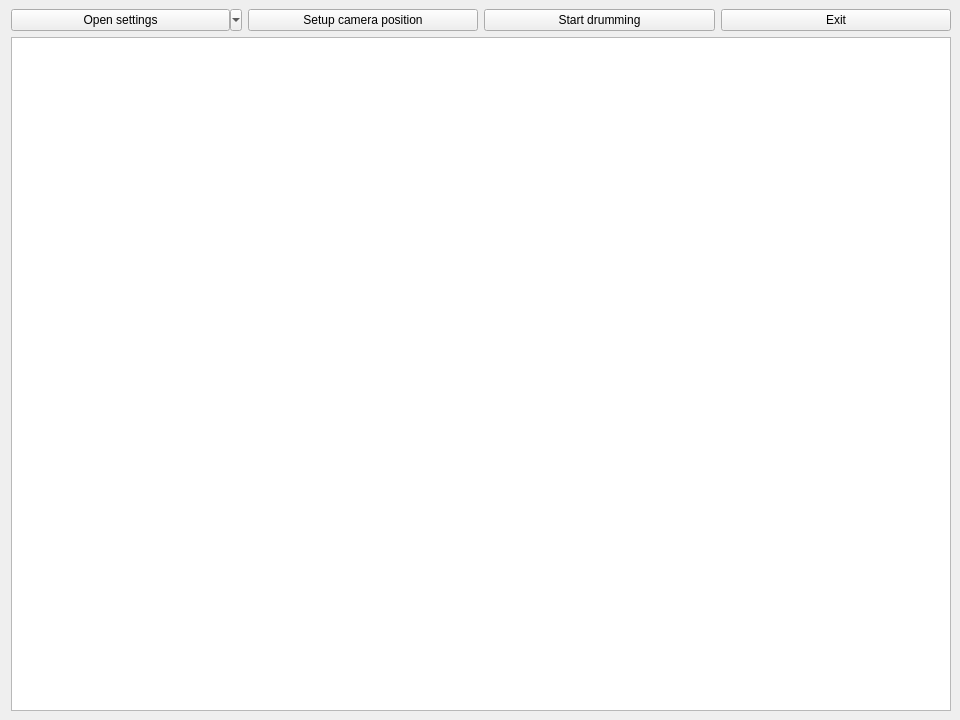
<?xml version="1.0" encoding="UTF-8"?>
<ui version="4.0">
 <class>MainWindow</class>
 <widget class="QMainWindow" name="MainWindow">
  <property name="geometry">
   <rect>
    <x>0</x>
    <y>0</y>
    <width>960</width>
    <height>720</height>
   </rect>
  </property>
  <property name="sizePolicy">
   <sizepolicy hsizetype="Fixed" vsizetype="Fixed">
    <horstretch>0</horstretch>
    <verstretch>0</verstretch>
   </sizepolicy>
  </property>
  <property name="minimumSize">
   <size>
    <width>0</width>
    <height>0</height>
   </size>
  </property>
  <property name="windowTitle">
   <string>MainWindow</string>
  </property>
  <property name="toolButtonStyle">
   <enum>Qt::ToolButtonTextBesideIcon</enum>
  </property>
  <widget class="QWidget" name="centralwidget">
   <layout class="QHBoxLayout" name="horizontalLayout">
    <property name="leftMargin">
     <number>11</number>
    </property>
    <item>
     <layout class="QVBoxLayout" name="verticalLayout">
      <item>
       <layout class="QHBoxLayout" name="horizontalLayout_2">
        <item>
         <widget class="QToolButton" name="toolButton_4">
          <property name="sizePolicy">
           <sizepolicy hsizetype="Minimum" vsizetype="Minimum">
            <horstretch>0</horstretch>
            <verstretch>0</verstretch>
           </sizepolicy>
          </property>
          <property name="contextMenuPolicy">
           <enum>Qt::CustomContextMenu</enum>
          </property>
          <property name="text">
           <string>Open settings</string>
          </property>
          <property name="popupMode">
           <enum>QToolButton::MenuButtonPopup</enum>
          </property>
          <property name="toolButtonStyle">
           <enum>Qt::ToolButtonTextOnly</enum>
          </property>
          <property name="arrowType">
           <enum>Qt::NoArrow</enum>
          </property>
         </widget>
        </item>
        <item>
         <widget class="QPushButton" name="pushButton_2">
          <property name="text">
           <string>Setup camera position</string>
          </property>
         </widget>
        </item>
        <item>
         <widget class="QPushButton" name="pushButton_3">
          <property name="text">
           <string>Start drumming</string>
          </property>
         </widget>
        </item>
        <item>
         <widget class="QPushButton" name="pushButton">
          <property name="text">
           <string>Exit</string>
          </property>
         </widget>
        </item>
       </layout>
      </item>
      <item>
       <widget class="QGraphicsView" name="graphicsView">
        <property name="autoFillBackground">
         <bool>true</bool>
        </property>
       </widget>
      </item>
     </layout>
    </item>
   </layout>
  </widget>
  <action name="actionExit">
   <property name="text">
    <string>Exit</string>
   </property>
  </action>
  <action name="actionStart_camera">
   <property name="text">
    <string>Start camera</string>
   </property>
  </action>
 </widget>
 <resources/>
 <connections/>
</ui>
